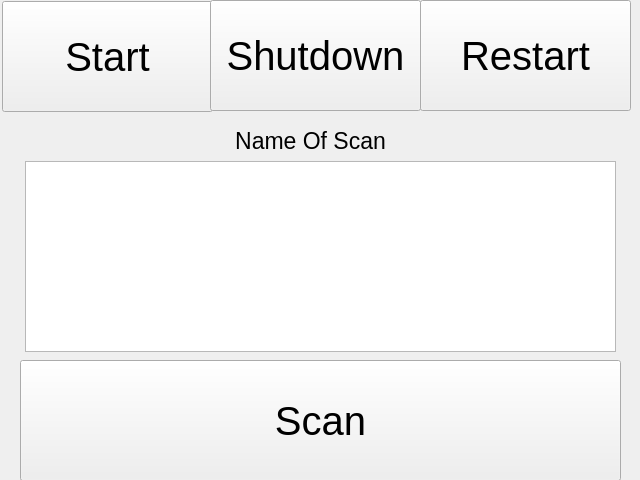
<?xml version="1.0" encoding="UTF-8"?>
<ui version="4.0">
 <class>Form</class>
 <widget class="QWidget" name="Form">
  <property name="geometry">
   <rect>
    <x>0</x>
    <y>0</y>
    <width>640</width>
    <height>480</height>
   </rect>
  </property>
  <property name="windowTitle">
   <string>Form</string>
  </property>
  <widget class="QWidget" name="widget" native="true">
   <property name="geometry">
    <rect>
     <x>0</x>
     <y>0</y>
     <width>640</width>
     <height>480</height>
    </rect>
   </property>
   <widget class="QPushButton" name="startBtn">
    <property name="geometry">
     <rect>
      <x>2</x>
      <y>1</y>
      <width>211</width>
      <height>111</height>
     </rect>
    </property>
    <property name="font">
     <font>
      <pointsize>30</pointsize>
     </font>
    </property>
    <property name="text">
     <string>Start</string>
    </property>
   </widget>
   <widget class="QPushButton" name="shutdownBtn">
    <property name="geometry">
     <rect>
      <x>210</x>
      <y>0</y>
      <width>211</width>
      <height>111</height>
     </rect>
    </property>
    <property name="font">
     <font>
      <pointsize>30</pointsize>
     </font>
    </property>
    <property name="text">
     <string>Shutdown</string>
    </property>
   </widget>
   <widget class="QPushButton" name="restartBtn">
    <property name="geometry">
     <rect>
      <x>420</x>
      <y>0</y>
      <width>211</width>
      <height>111</height>
     </rect>
    </property>
    <property name="font">
     <font>
      <pointsize>30</pointsize>
     </font>
    </property>
    <property name="text">
     <string>Restart</string>
    </property>
   </widget>
   <widget class="QLabel" name="label">
    <property name="geometry">
     <rect>
      <x>230</x>
      <y>120</y>
      <width>161</width>
      <height>41</height>
     </rect>
    </property>
    <property name="font">
     <font>
      <pointsize>17</pointsize>
     </font>
    </property>
    <property name="text">
     <string>Name Of Scan</string>
    </property>
    <property name="alignment">
     <set>Qt::AlignCenter</set>
    </property>
   </widget>
   <widget class="QPushButton" name="scanButton">
    <property name="geometry">
     <rect>
      <x>20</x>
      <y>360</y>
      <width>601</width>
      <height>121</height>
     </rect>
    </property>
    <property name="font">
     <font>
      <pointsize>30</pointsize>
     </font>
    </property>
    <property name="text">
     <string>Scan</string>
    </property>
   </widget>
   <widget class="QListWidget" name="listWidget">
    <property name="geometry">
     <rect>
      <x>25</x>
      <y>161</y>
      <width>591</width>
      <height>191</height>
     </rect>
    </property>
    <property name="font">
     <font>
      <pointsize>20</pointsize>
     </font>
    </property>
   </widget>
  </widget>
 </widget>
 <resources/>
 <connections/>
</ui>
